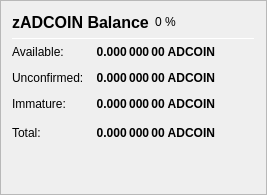
                   <widget class="QFrame" name="frame_ZerocoinBalances">
                    <property name="frameShape">
                     <enum>QFrame::StyledPanel</enum>
                    </property>
                    <property name="frameShadow">
                     <enum>QFrame::Raised</enum>
                    </property>
                    <layout class="QVBoxLayout" name="verticalLayout_7">
                     <item>
                      <layout class="QHBoxLayout" name="horizontalLayout_8" stretch="0,0,0">
                       <item>
                        <widget class="QLabel" name="label_5z_3">
                         <property name="minimumSize">
                          <size>
                           <width>0</width>
                           <height>20</height>
                          </size>
                         </property>
                         <property name="font">
                          <font>
                           <pointsize>12</pointsize>
                           <weight>75</weight>
                           <bold>true</bold>
                          </font>
                         </property>
                         <property name="text">
                          <string>zADCOIN Balance</string>
                         </property>
                        </widget>
                       </item>
                       <item>
                        <widget class="QLabel" name="labelzADCOINPercent">
                         <property name="text">
                          <string notr="true">0 %</string>
                         </property>
                        </widget>
                       </item>
                       <item>
                        <spacer name="horizontalSpacer_11">
                         <property name="orientation">
                          <enum>Qt::Horizontal</enum>
                         </property>
                         <property name="sizeHint" stdset="0">
                          <size>
                           <width>40</width>
                           <height>20</height>
                          </size>
                         </property>
                        </spacer>
                       </item>
                      </layout>
                     </item>
                     <item>
                      <widget class="Line" name="line_ZerocoinBalance">
                       <property name="minimumSize">
                        <size>
                         <width>0</width>
                         <height>1</height>
                        </size>
                       </property>
                       <property name="maximumSize">
                        <size>
                         <width>16777215</width>
                         <height>1</height>
                        </size>
                       </property>
                       <property name="orientation">
                        <enum>Qt::Horizontal</enum>
                       </property>
                      </widget>
                     </item>
                     <item>
                      <layout class="QGridLayout" name="gridLayout_5">
                       <property name="spacing">
                        <number>12</number>
                       </property>
                       <item row="1" column="0">
                        <widget class="QLabel" name="labelzBalanceMatureText">
                         <property name="toolTip">
                          <string>Mature: more than 20 confirmation and more than 1 mint of the same denomination after it was minted.
These zADCOIN are spendable.</string>
                         </property>
                         <property name="text">
                          <string>Available:</string>
                         </property>
                        </widget>
                       </item>
                       <item row="1" column="1">
                        <widget class="QLabel" name="labelzBalanceMature">
                         <property name="font">
                          <font>
                           <weight>75</weight>
                           <bold>true</bold>
                          </font>
                         </property>
                         <property name="toolTip">
                          <string>Mature: more than 20 confirmation and more than 1 mint of the same denomination after it was minted.
These zADCOIN are spendable.</string>
                         </property>
                         <property name="text">
                          <string notr="true">0.000 000 00 ADCOIN</string>
                         </property>
                         <property name="alignment">
                          <set>Qt::AlignRight|Qt::AlignTrailing|Qt::AlignVCenter</set>
                         </property>
                        </widget>
                       </item>
                       <item row="2" column="0">
                        <widget class="QLabel" name="labelzBalanceUnconfirmedText">
                         <property name="toolTip">
                          <string>Unconfirmed: less than 20 confirmations
Immature: confirmed, but less than 1 mint of the same denomination after it was minted</string>
                         </property>
                         <property name="text">
                          <string>Unconfirmed:</string>
                         </property>
                        </widget>
                       </item>
                       <item row="2" column="1">
                        <widget class="QLabel" name="labelzBalanceUnconfirmed">
                         <property name="font">
                          <font>
                           <weight>75</weight>
                           <bold>true</bold>
                          </font>
                         </property>
                         <property name="toolTip">
                          <string>Unconfirmed: less than 20 confirmations
Immature: confirmed, but less than 1 mint of the same denomination after it was minted</string>
                         </property>
                         <property name="text">
                          <string notr="true">0.000 000 00 ADCOIN</string>
                         </property>
                         <property name="alignment">
                          <set>Qt::AlignRight|Qt::AlignTrailing|Qt::AlignVCenter</set>
                         </property>
                        </widget>
                       </item>
                       <item row="3" column="0">
                        <widget class="QLabel" name="labelzBalanceImmatureText">
                         <property name="toolTip">
                          <string>Unconfirmed: less than 20 confirmations
Immature: confirmed, but less than 1 mint of the same denomination after it was minted</string>
                         </property>
                         <property name="text">
                          <string>Immature:</string>
                         </property>
                        </widget>
                       </item>
                       <item row="3" column="1">
                        <widget class="QLabel" name="labelzBalanceImmature">
                         <property name="font">
                          <font>
                           <weight>75</weight>
                           <bold>true</bold>
                          </font>
                         </property>
                         <property name="toolTip">
                          <string>Unconfirmed: less than 20 confirmations
Immature: confirmed, but less than 1 mint of the same denomination after it was minted</string>
                         </property>
                         <property name="text">
                          <string notr="true">0.000 000 00 ADCOIN</string>
                         </property>
                         <property name="alignment">
                          <set>Qt::AlignRight|Qt::AlignTrailing|Qt::AlignVCenter</set>
                         </property>
                        </widget>
                       </item>
                       <item row="4" column="0">
                        <widget class="QLabel" name="labelzBalanceText">
                         <property name="toolTip">
                          <string>Your current zADCOIN balance, unconfirmed and immature zADCOIN included.</string>
                         </property>
                         <property name="text">
                          <string>Total:</string>
                         </property>
                        </widget>
                       </item>
                       <item row="4" column="1">
                        <widget class="QLabel" name="labelzBalance">
                         <property name="font">
                          <font>
                           <weight>75</weight>
                           <bold>true</bold>
                          </font>
                         </property>
                         <property name="cursor">
                          <cursorShape>IBeamCursor</cursorShape>
                         </property>
                         <property name="toolTip">
                          <string>Your current zADCOIN balance, unconfirmed and immature zADCOIN included.</string>
                         </property>
                         <property name="text">
                          <string notr="true">0.000 000 00 ADCOIN</string>
                         </property>
                         <property name="alignment">
                          <set>Qt::AlignRight|Qt::AlignTrailing|Qt::AlignVCenter</set>
                         </property>
                         <property name="textInteractionFlags">
                          <set>Qt::LinksAccessibleByMouse|Qt::TextSelectableByKeyboard|Qt::TextSelectableByMouse</set>
                         </property>
                        </widget>
                       </item>
                       <item row="4" column="2">
                        <spacer name="horizontalSpacer_4">
                         <property name="orientation">
                          <enum>Qt::Horizontal</enum>
                         </property>
                         <property name="sizeHint" stdset="0">
                          <size>
                           <width>40</width>
                           <height>20</height>
                          </size>
                         </property>
                        </spacer>
                       </item>
                      </layout>
                     </item>
                     <item>
                      <spacer name="verticalSpacer_4">
                       <property name="orientation">
                        <enum>Qt::Vertical</enum>
                       </property>
                       <property name="sizeHint" stdset="0">
                        <size>
                         <width>20</width>
                         <height>40</height>
                        </size>
                       </property>
                      </spacer>
                     </item>
                    </layout>
                   </widget>
